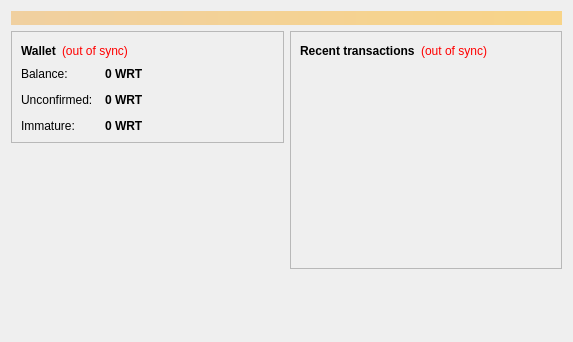
<?xml version="1.0" encoding="UTF-8"?>
<ui version="4.0">
 <class>OverviewPage</class>
 <widget class="QWidget" name="OverviewPage">
  <property name="geometry">
   <rect>
    <x>0</x>
    <y>0</y>
    <width>573</width>
    <height>342</height>
   </rect>
  </property>
  <property name="windowTitle">
   <string>Form</string>
  </property>
  <layout class="QVBoxLayout" name="topLayout">
   <item>
    <widget class="QLabel" name="labelAlerts">
     <property name="visible">
      <bool>false</bool>
     </property>
     <property name="styleSheet">
      <string notr="true">background-color: qlineargradient(x1: 0, y1: 0, x2: 1, y2: 0, stop:0 #F0D0A0, stop:1 #F8D488); color:#000000;</string>
     </property>
     <property name="wordWrap">
      <bool>true</bool>
     </property>
     <property name="margin">
      <number>3</number>
     </property>
    </widget>
   </item>
   <item>
    <layout class="QHBoxLayout" name="horizontalLayout" stretch="1,1">
     <item>
      <layout class="QVBoxLayout" name="verticalLayout_2">
       <item>
        <widget class="QFrame" name="frame">
         <property name="frameShape">
          <enum>QFrame::StyledPanel</enum>
         </property>
         <property name="frameShadow">
          <enum>QFrame::Raised</enum>
         </property>
         <layout class="QVBoxLayout" name="verticalLayout_4">
          <item>
           <layout class="QHBoxLayout" name="horizontalLayout_4">
            <item>
             <widget class="QLabel" name="label_5">
              <property name="font">
               <font>
                <weight>75</weight>
                <bold>true</bold>
               </font>
              </property>
              <property name="text">
               <string>Wallet</string>
              </property>
             </widget>
            </item>
            <item>
             <widget class="QLabel" name="labelWalletStatus">
              <property name="toolTip">
               <string>The displayed information may be out of date. Your wallet automatically synchronizes with the WEIGRATE network after a connection is established, but this process has not completed yet.</string>
              </property>
              <property name="styleSheet">
               <string notr="true">QLabel { color: red; }</string>
              </property>
              <property name="text">
               <string notr="true">(out of sync)</string>
              </property>
              <property name="alignment">
               <set>Qt::AlignLeading|Qt::AlignLeft|Qt::AlignVCenter</set>
              </property>
             </widget>
            </item>
            <item>
             <spacer name="horizontalSpacer_2">
              <property name="orientation">
               <enum>Qt::Horizontal</enum>
              </property>
              <property name="sizeHint" stdset="0">
               <size>
                <width>40</width>
                <height>20</height>
               </size>
              </property>
             </spacer>
            </item>
           </layout>
          </item>
          <item>
           <layout class="QFormLayout" name="formLayout_2">
            <property name="fieldGrowthPolicy">
             <enum>QFormLayout::AllNonFixedFieldsGrow</enum>
            </property>
            <property name="horizontalSpacing">
             <number>12</number>
            </property>
            <property name="verticalSpacing">
             <number>12</number>
            </property>
            <item row="0" column="0">
             <widget class="QLabel" name="label">
              <property name="text">
               <string>Balance:</string>
              </property>
             </widget>
            </item>
            <item row="0" column="1">
             <widget class="QLabel" name="labelBalance">
              <property name="font">
               <font>
                <weight>75</weight>
                <bold>true</bold>
               </font>
              </property>
              <property name="cursor">
               <cursorShape>IBeamCursor</cursorShape>
              </property>
              <property name="toolTip">
               <string>Your current balance</string>
              </property>
              <property name="text">
               <string notr="true">0 WRT</string>
              </property>
              <property name="textInteractionFlags">
               <set>Qt::LinksAccessibleByMouse|Qt::TextSelectableByKeyboard|Qt::TextSelectableByMouse</set>
              </property>
             </widget>
            </item>
            <item row="1" column="0">
             <widget class="QLabel" name="label_3">
              <property name="text">
               <string>Unconfirmed:</string>
              </property>
             </widget>
            </item>
            <item row="1" column="1">
             <widget class="QLabel" name="labelUnconfirmed">
              <property name="font">
               <font>
                <weight>75</weight>
                <bold>true</bold>
               </font>
              </property>
              <property name="cursor">
               <cursorShape>IBeamCursor</cursorShape>
              </property>
              <property name="toolTip">
               <string>Total of transactions that have yet to be confirmed, and do not yet count toward the current balance</string>
              </property>
              <property name="text">
               <string notr="true">0 WRT</string>
              </property>
              <property name="textInteractionFlags">
               <set>Qt::LinksAccessibleByMouse|Qt::TextSelectableByKeyboard|Qt::TextSelectableByMouse</set>
              </property>
             </widget>
            </item>
            <item row="2" column="0">
             <widget class="QLabel" name="labelImmatureText">
              <property name="text">
               <string>Immature:</string>
              </property>
             </widget>
            </item>
            <item row="2" column="1">
             <widget class="QLabel" name="labelImmature">
              <property name="font">
               <font>
                <weight>75</weight>
                <bold>true</bold>
               </font>
              </property>
              <property name="toolTip">
               <string>Mined balance that has not yet matured</string>
              </property>
              <property name="text">
               <string notr="true">0 WRT</string>
              </property>
              <property name="textInteractionFlags">
               <set>Qt::LinksAccessibleByMouse|Qt::TextSelectableByKeyboard|Qt::TextSelectableByMouse</set>
              </property>
             </widget>
            </item>
           </layout>
          </item>
         </layout>
        </widget>
       </item>
       <item>
        <spacer name="verticalSpacer">
         <property name="orientation">
          <enum>Qt::Vertical</enum>
         </property>
         <property name="sizeHint" stdset="0">
          <size>
           <width>20</width>
           <height>40</height>
          </size>
         </property>
        </spacer>
       </item>
      </layout>
     </item>
     <item>
      <layout class="QVBoxLayout" name="verticalLayout_3">
       <item>
        <widget class="QFrame" name="frame_2">
         <property name="frameShape">
          <enum>QFrame::StyledPanel</enum>
         </property>
         <property name="frameShadow">
          <enum>QFrame::Raised</enum>
         </property>
         <layout class="QVBoxLayout" name="verticalLayout">
          <item>
           <layout class="QHBoxLayout" name="horizontalLayout_2">
            <item>
             <widget class="QLabel" name="label_4">
              <property name="text">
               <string>&lt;b&gt;Recent transactions&lt;/b&gt;</string>
              </property>
             </widget>
            </item>
            <item>
             <widget class="QLabel" name="labelTransactionsStatus">
              <property name="toolTip">
               <string>The displayed information may be out of date. Your wallet automatically synchronizes with the WEIGRATE network after a connection is established, but this process has not completed yet.</string>
              </property>
              <property name="styleSheet">
               <string notr="true">QLabel { color: red; }</string>
              </property>
              <property name="text">
               <string notr="true">(out of sync)</string>
              </property>
              <property name="alignment">
               <set>Qt::AlignRight|Qt::AlignTrailing|Qt::AlignVCenter</set>
              </property>
             </widget>
            </item>
            <item>
             <spacer name="horizontalSpacer">
              <property name="orientation">
               <enum>Qt::Horizontal</enum>
              </property>
              <property name="sizeHint" stdset="0">
               <size>
                <width>40</width>
                <height>20</height>
               </size>
              </property>
             </spacer>
            </item>
           </layout>
          </item>
          <item>
           <widget class="QListView" name="listTransactions">
            <property name="styleSheet">
             <string notr="true">QListView { background: transparent; }</string>
            </property>
            <property name="frameShape">
             <enum>QFrame::NoFrame</enum>
            </property>
            <property name="verticalScrollBarPolicy">
             <enum>Qt::ScrollBarAlwaysOff</enum>
            </property>
            <property name="horizontalScrollBarPolicy">
             <enum>Qt::ScrollBarAlwaysOff</enum>
            </property>
            <property name="selectionMode">
             <enum>QAbstractItemView::NoSelection</enum>
            </property>
           </widget>
          </item>
         </layout>
        </widget>
       </item>
       <item>
        <spacer name="verticalSpacer_2">
         <property name="orientation">
          <enum>Qt::Vertical</enum>
         </property>
         <property name="sizeHint" stdset="0">
          <size>
           <width>20</width>
           <height>40</height>
          </size>
         </property>
        </spacer>
       </item>
      </layout>
     </item>
    </layout>
   </item>
  </layout>
 </widget>
 <resources/>
 <connections/>
</ui>
